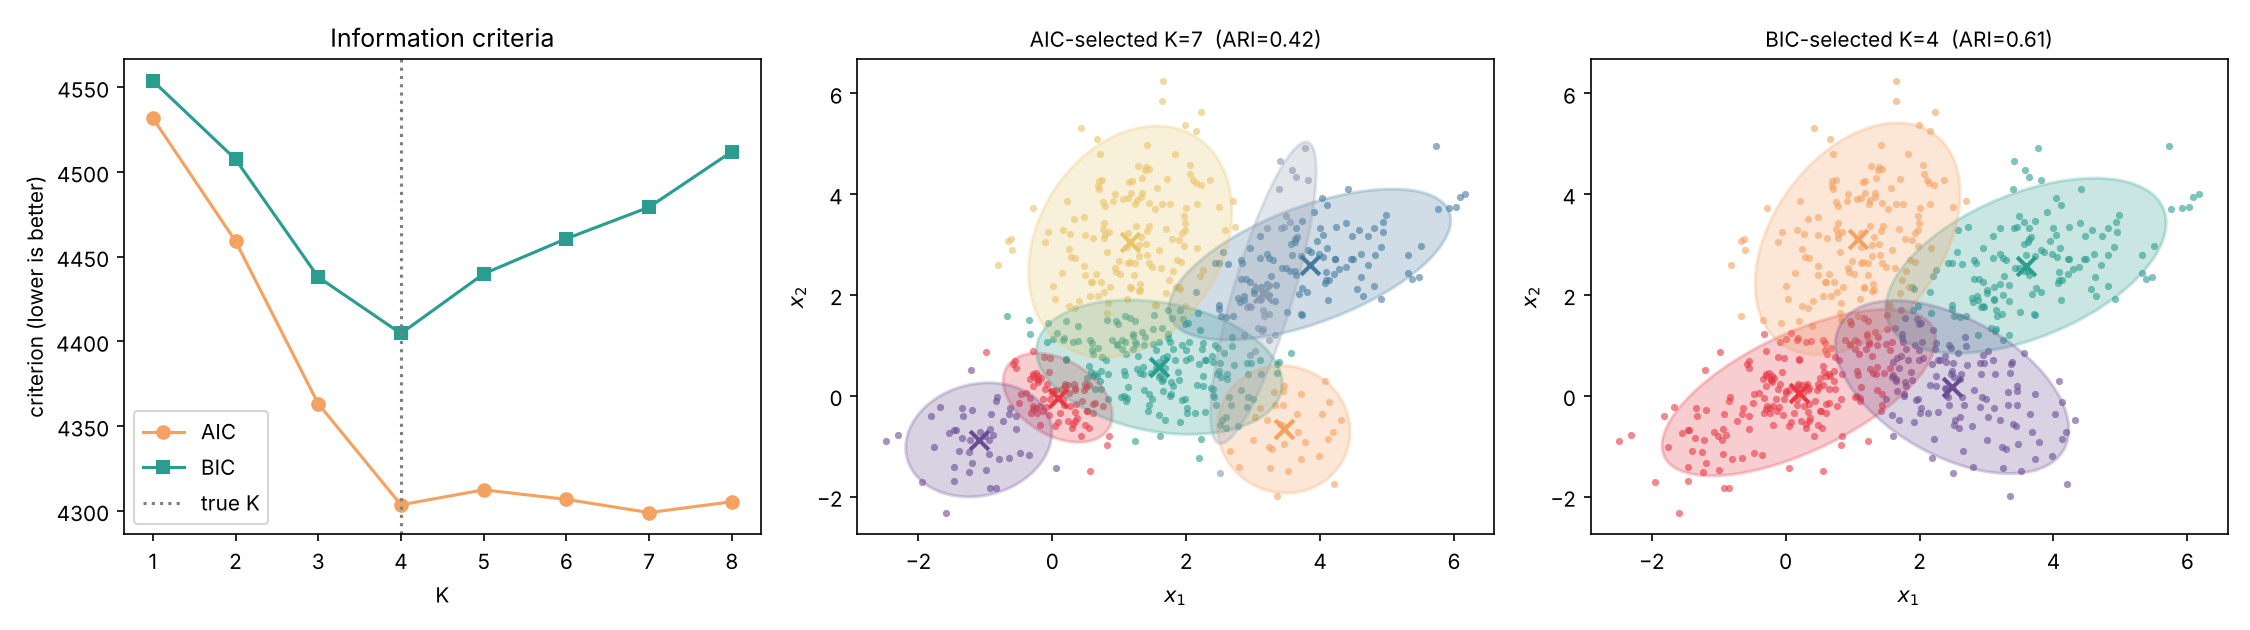

This chart was generated by the following Python code:
"""Choosing K with AIC and BIC on the synthetic data (true K = 4)."""
import sys
from pathlib import Path

import matplotlib.pyplot as plt
import numpy as np

sys.path.insert(0, str(Path(__file__).resolve().parents[1]))
from em_gmm import GaussianMixtureEM, ari, matched_accuracy
from em_gmm.data import make_synthetic
from em_gmm.plotting import plot_clusters

FIG_DIR = Path(__file__).resolve().parents[1] / "figures"
K_TRUE, K_RANGE = 4, range(1, 9)
X, y = make_synthetic(n=600, seed=7)


def sweep(X, seed=42, n_init=5):
    return {K: GaussianMixtureEM(K, init="kmeans", max_iter=300, n_init=n_init,
                                 random_state=seed).fit(X) for K in K_RANGE}


models = sweep(X)
aic = {K: m.aic(X) for K, m in models.items()}
bic = {K: m.bic(X) for K, m in models.items()}
K_aic, K_bic = min(aic, key=aic.get), min(bic, key=bic.get)
print(f"AIC selects K={K_aic}   BIC selects K={K_bic}")
print(f"{'K':>3}{'log-lik':>11}{'AIC':>10}{'BIC':>10}")
for K in K_RANGE:
    print(f"{K:>3}{models[K].score(X):>11.1f}{aic[K]:>10.1f}{bic[K]:>10.1f}")

# Robustness: how often does each criterion pick K=4 across datasets?
picks = {"aic": [], "bic": []}
for s in range(30):
    Xs, _ = make_synthetic(n=600, seed=100 + s)
    ms = {K: GaussianMixtureEM(K, init="kmeans", max_iter=300, n_init=3,
                               random_state=0).fit(Xs) for K in K_RANGE}
    picks["aic"].append(min(ms, key=lambda K: ms[K].aic(Xs)))
    picks["bic"].append(min(ms, key=lambda K: ms[K].bic(Xs)))
print("\nK selected over 30 fresh synthetic datasets (n=600):")
for c, v in picks.items():
    vals, counts = np.unique(v, return_counts=True)
    print(f"  {c.upper()}: " + ", ".join(f"K={a}: {b}" for a, b in zip(vals, counts)))

fig, axes = plt.subplots(1, 3, figsize=(15, 4.2))
Ks = list(K_RANGE)
axes[0].plot(Ks, [aic[k] for k in Ks], "o-", c="#f4a261", label="AIC")
axes[0].plot(Ks, [bic[k] for k in Ks], "s-", c="#2a9d8f", label="BIC")
axes[0].axvline(K_TRUE, ls=":", c="grey", label="true K")
axes[0].set(xlabel="K", ylabel="criterion (lower is better)", title="Information criteria"); axes[0].legend()
for ax, (name, K) in zip(axes[1:], (("AIC", K_aic), ("BIC", K_bic))):
    m = models[K]; pred = m.predict(X)
    plot_clusters(ax, X, pred, m, f"{name}-selected K={K}  (ARI={ari(y, pred):.2f})")
plt.tight_layout()
plt.savefig(FIG_DIR / "select_k.png", dpi=150)
